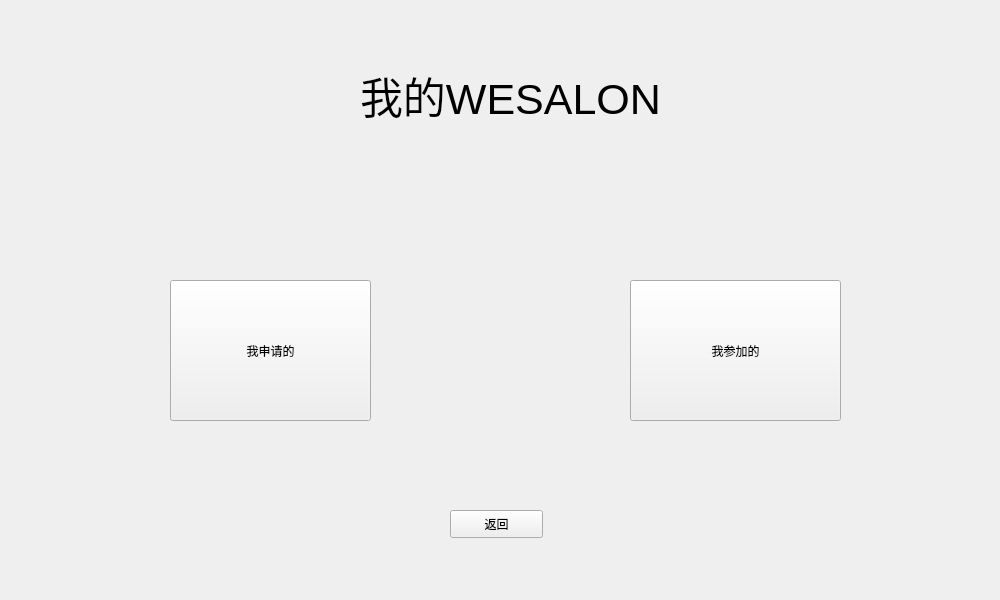
<?xml version="1.0" encoding="UTF-8"?>
<ui version="4.0">
 <class>mywesalon</class>
 <widget class="QWidget" name="mywesalon">
  <property name="geometry">
   <rect>
    <x>0</x>
    <y>0</y>
    <width>1000</width>
    <height>600</height>
   </rect>
  </property>
  <property name="minimumSize">
   <size>
    <width>1000</width>
    <height>600</height>
   </size>
  </property>
  <property name="maximumSize">
   <size>
    <width>1000</width>
    <height>600</height>
   </size>
  </property>
  <property name="windowTitle">
   <string>Form</string>
  </property>
  <widget class="QLabel" name="MyWESALON">
   <property name="geometry">
    <rect>
     <x>360</x>
     <y>40</y>
     <width>391</width>
     <height>111</height>
    </rect>
   </property>
   <property name="font">
    <font>
     <pointsize>32</pointsize>
    </font>
   </property>
   <property name="text">
    <string>我的WESALON</string>
   </property>
  </widget>
  <widget class="QPushButton" name="MyApply">
   <property name="geometry">
    <rect>
     <x>170</x>
     <y>280</y>
     <width>201</width>
     <height>141</height>
    </rect>
   </property>
   <property name="text">
    <string>我申请的</string>
   </property>
  </widget>
  <widget class="QPushButton" name="MyParticipation">
   <property name="geometry">
    <rect>
     <x>630</x>
     <y>280</y>
     <width>211</width>
     <height>141</height>
    </rect>
   </property>
   <property name="text">
    <string>我参加的</string>
   </property>
  </widget>
  <widget class="QPushButton" name="BackToMenu">
   <property name="geometry">
    <rect>
     <x>450</x>
     <y>510</y>
     <width>93</width>
     <height>28</height>
    </rect>
   </property>
   <property name="text">
    <string>返回</string>
   </property>
  </widget>
 </widget>
 <resources/>
 <connections/>
</ui>
